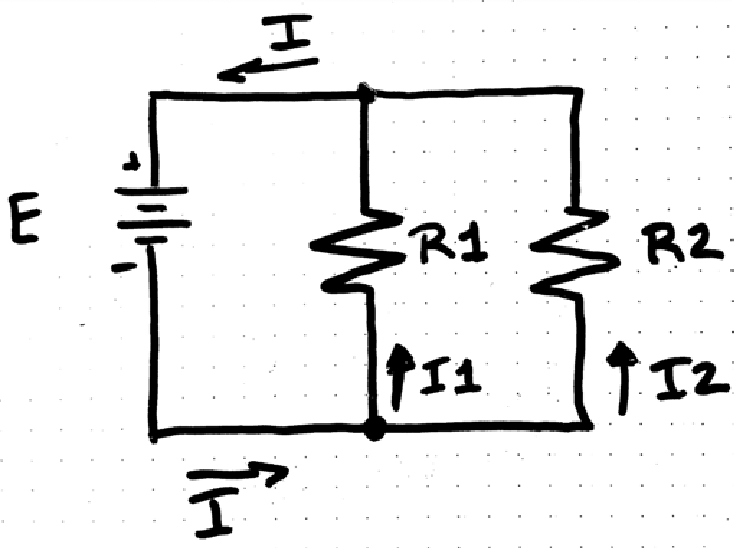
#> input picture Project/hand.png, 734 x 548 px
$ python hough_prob.py Project/hand.png
#> lines starting #> are read from the running program, lines starting #| are printed output that depends on the picture; after the words box and inside, x2 and y2 are one past the last pixel; in counts of white or black regions, pixels touching at a corner belong together
#> in main, image is the input picture: shape (548, 734, 3); min 0, max 255, mean 233
import cv2
import sys
import numpy as np
import math
from sklearn.cluster import DBSCAN

import numpy as np

def find_intersection_points(lines):
    intersection_points = []
    for i in range(len(lines)):
        for j in range(i + 1, len(lines)):
            line1 = lines[i]
            line2 = lines[j]
            denominator = (
                (line2[1][1] - line2[0][1]) * (line1[1][0] - line1[0][0])
                - (line2[1][0] - line2[0][0]) * (line1[1][1] - line1[0][1])
            )
            if denominator != 0:  # Checking if lines are not almost parallel
                intersection = [
                    (
                        (line2[1][0] - line2[0][0])
                        * (line1[1][0] * line1[0][1] - line1[0][0] * line1[1][1])
                        - (line1[1][0] - line1[0][0])
                        * (line2[1][0] * line2[0][1] - line2[0][0] * line2[1][1])
                    )
                    / denominator,
                    (
                        (line1[0][1] - line1[1][1])
                        * (line2[1][0] * line2[0][1] - line2[0][0] * line2[1][1])
                        - (line2[0][1] - line2[1][1])
                        * (line1[1][0] * line1[0][1] - line1[0][0] * line1[1][1])
                    )
                    / denominator,
                ]
                intersection = np.array(intersection)
                if np.all(0 <= intersection) and np.all(intersection <= 1000):
                    intersection_points.append(intersection.astype(int))

    return np.array(intersection_points) if intersection_points else None


def find_significant_nodes(intersection_points):
    clustering = DBSCAN(eps=8, min_samples=4).fit(intersection_points)
    labels = clustering.labels_
    unique_labels = set(labels)

    significant_nodes = []
    for label in unique_labels:
        if label != -1:  # Excluding noise points
            cluster = intersection_points[labels == label]
            significant_node = np.mean(cluster, axis=0)
            significant_nodes.append(significant_node)

    return significant_nodes

# Canny edge detection function
def canny_edge_detection(image, threshold1, threshold2):
    # Grayscale conversion
#> called with threshold1 = 50, threshold2 = 150
    gray_image = cv2.cvtColor(image, cv2.COLOR_BGR2GRAY)

    # Gaussian Blur
    blurred = cv2.GaussianBlur(gray_image, (5, 5), 0)
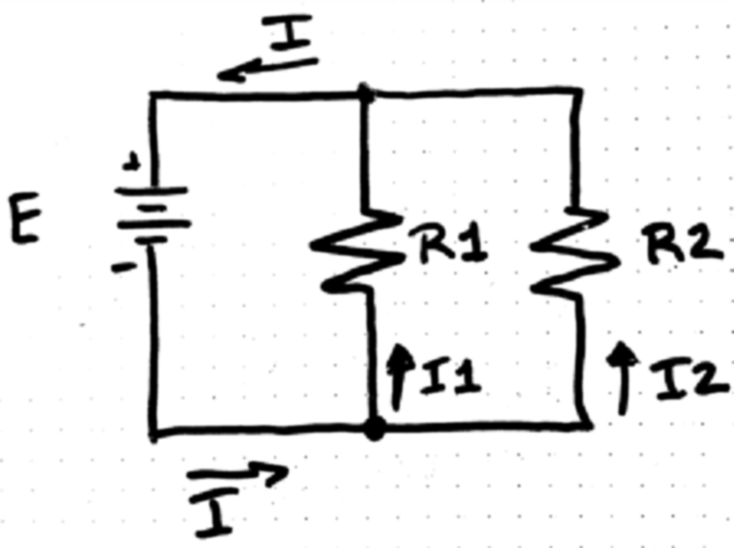
#> blurred: shape (548, 734); min 0, max 255, mean 233

    # Canny edge detection
    edges = cv2.Canny(blurred, threshold1, threshold2)
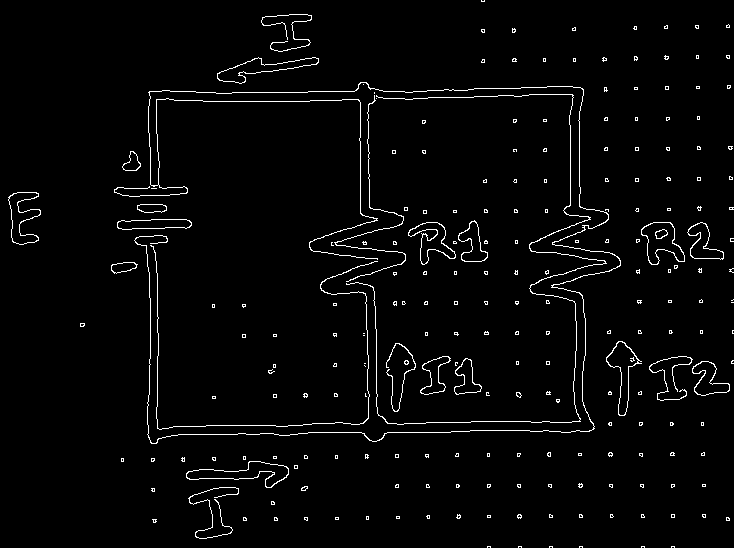
#> edges: shape (548, 734); 2.6% white in thin lines or dots
    return edges

# Probabilistic Hough Transform function
def probabilistic_hough_transform(image_edges, threshold, min_line_length, max_line_gap):
#> called with threshold = 100, min_line_length = 50, max_line_gap = 10
    lines = []  # Store detected lines [(x1, y1, x2, y2), ...]

    height, width = image_edges.shape[:2]
#> height = 548; width = 734

    # Voting space parameters
    rho_max = int(math.hypot(height, width))
#> rho_max = 916
    theta_max = 180
    accumulator = np.zeros((2 * rho_max, theta_max), dtype=np.uint8)

    edge_points = np.argwhere(image_edges > 0)  # Get edge points
#> edge_points = 10385 pairs, first value 0 to 547, second value 8 to 733

    # Perform voting for lines
    for y, x in edge_points:
        for theta in range(theta_max):
            rho = int(x * math.cos(math.radians(theta)) + y * math.sin(math.radians(theta)))
            accumulator[rho, theta] += 1  # Accumulate votes
#> this loop made 10385 passes
#> (y, x) on passes 1 to 3: (0, 481), (0, 484), (1, 481)
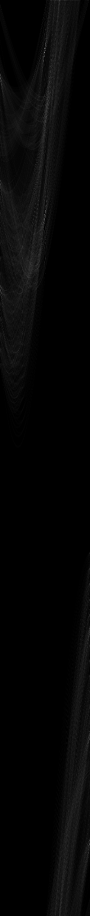
#> accumulator: shape (1832, 180) (shown at 1/2 size); min 0, max 198, mean 5.7

    # Threshold accumulator to find lines
    for rho in range(accumulator.shape[0]):
        for theta in range(accumulator.shape[1]):
            if accumulator[rho, theta] > threshold:
                a = math.cos(math.radians(theta))
                b = math.sin(math.radians(theta))
                x0 = a * rho
                y0 = b * rho
                x1 = int(x0 + 1000 * (-b))
                y1 = int(y0 + 1000 * (a))
                x2 = int(x0 - 1000 * (-b))
                y2 = int(y0 - 1000 * (a))
                lines.append(((x1, y1), (x2, y2)))  # Store line endpoints
#> after the loop, lines = 29 items

    return lines

def main(argv):
    # Load the input image
    image = cv2.imread('Project/hand.png')

    edges = canny_edge_detection(image, 50, 150)

    # Perform Probabilistic Hough Transform
    threshold = 100  # Minimum number of votes to consider a line
    min_line_length = 50  # Minimum length of a line
    max_line_gap = 10  # Maximum allowed gap between line segments to treat them as a single line

    lines = probabilistic_hough_transform(edges, threshold, min_line_length, max_line_gap)
#> lines = 29 items

    # Find intersection points from detected lines
    intersection_points = find_intersection_points(lines)
#> the loop in find_intersection_points, `for i in range(len(lines)):` made 29 passes
#> after the loop in find_intersection_points, `for i in range(len(lines)):`: intersection_points = 191 pairs, first value 0 to 948, second value 78 to 436

    # Find significant nodes using DBSCAN
    significant_nodes = find_significant_nodes(intersection_points)
#> in find_significant_nodes, `labels = clustering.labels_`: labels = 191 values, max 5 at index 173, min -1 at index 0, mean 1.14
#> in find_significant_nodes, `unique_labels = set(labels)`: unique_labels = 7 items
#> the loop in find_significant_nodes, `for label in unique_labels:` made 7 passes
#> significant_node on passes 1 to 6: [153, 97], [362.8, 94.48], [578.9, 92.2], [151.1, 429.8], [363.7, 427.4], [576, 424.3]
#> label on pass 7: -1
#> after the loop in find_significant_nodes, `for label in unique_labels:`: significant_nodes = [[153, 97], [362.8, 94.48], [578.9, 92.2], [151.1, 429.8], [363.7, 427.4], [576, 424.3]]


    display_image = image.copy()

    # Draw detected lines
    for line in lines:
        cv2.line(display_image, line[0], line[1], (0, 255, 0), 2)
#> this loop made 29 passes
#> line on passes 1 to 12: ((-1001, 69), (998, 104)), ((-1000, 91), (1000, 90)), ((-1000, 92), (1000, 91)), ((-998, 113), (1001, 78)), ((-1001, 78), (998, 113)), ((-998, 114), (1001, 79)), ((-1000, 101), (1000, 100)), ((-998, 121), (1001, 86)), ((-995, 139), (1003, 70)), ((-998, 122), (1001, 87)), ((-995, 145), (1003, 76)), ((-995, 146), (1003, 77))
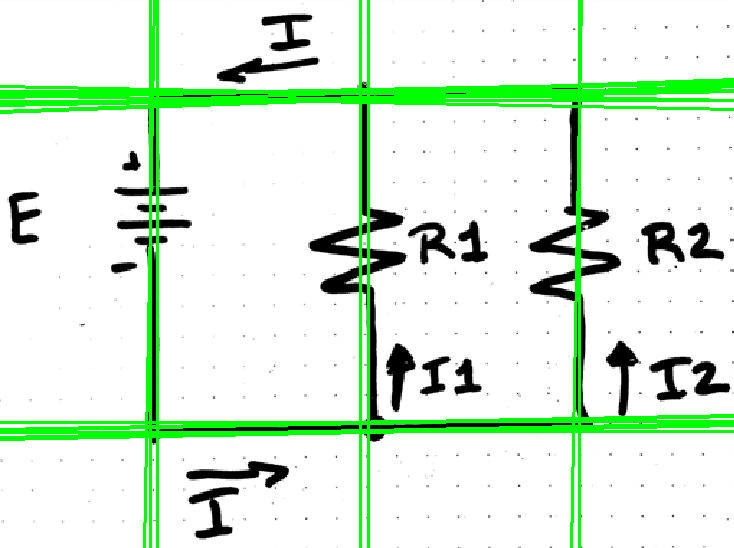
#> display_image: shape (548, 734, 3); 8.13% of pixels changed, all inside (x1, y1, x2, y2) = (0, 0, 734, 548)

    # Draw intersection points
    if intersection_points is not None:
        for point in intersection_points:
            cv2.circle(display_image, (int(point[0]), int(point[1])), 5, (0, 0, 255), -1)
#> this loop made 191 passes
#> point on passes 1 to 3: [220, 90], [276, 91], [257, 91]
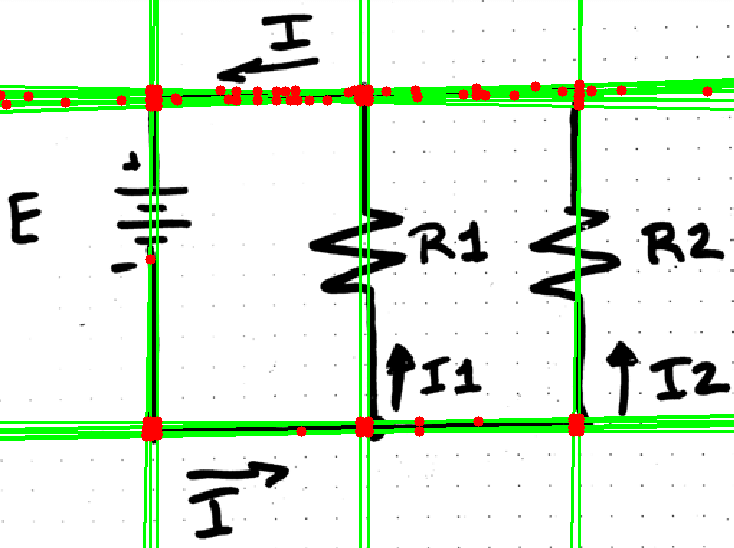
#> display_image: shape (548, 734, 3); 1.35% of pixels changed, all inside (x1, y1, x2, y2) = (0, 79, 713, 442)

    # Draw significant nodes (with smaller radius)
    if significant_nodes:
        for node in significant_nodes:
            cv2.circle(display_image, (int(node[0]), int(node[1])), 3, (255, 0, 0), -1)
            print(f"Significant Node at: ({int(node[0])}, {int(node[1])})")
#> this loop made 6 passes
#| Significant Node at: (153, 97)
#| Significant Node at: (362, 94)
#| Significant Node at: (578, 92)
#| Significant Node at: (151, 429)
#| Significant Node at: (363, 427)
#| Significant Node at: (576, 424)
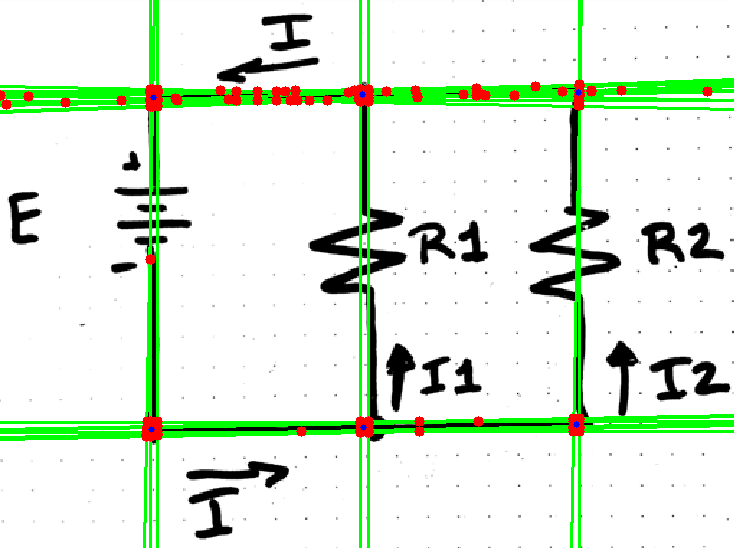
#> display_image: shape (548, 734, 3); 0.04% of pixels changed, all inside (x1, y1, x2, y2) = (148, 89, 582, 433)

    # Display the combined image
    cv2.imshow('Detected nodes and lines', display_image)
    cv2.waitKey(0)
    cv2.destroyAllWindows()

if __name__ == "__main__":
    main(sys.argv[1:])

$ run again, with Project/line3.png copied over Project/hand.png
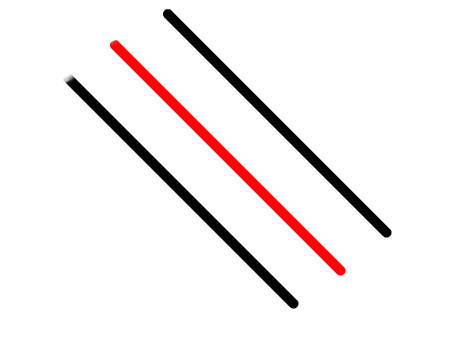
#> input picture Project/line3.png, 474 x 349 px
#> in main, image is the input picture: shape (349, 474, 3); mean B, G, R 240.4, 240.4, 245.1
#> in canny_edge_detection, `edges = cv2.Canny(blurred, threshold1, threshold2)`:
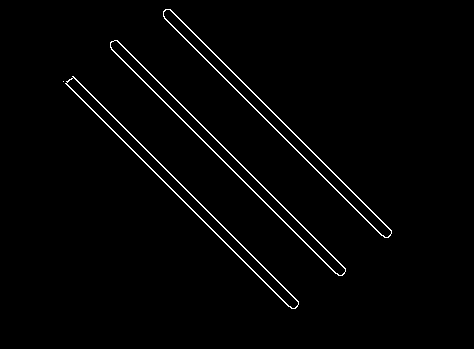
#> edges: shape (349, 474); 1.7% white in thin lines or dots, all inside (x1, y1, x2, y2) = (63, 9, 392, 309)
#> edge_points = 2777 pairs, first value 9 to 308, second value 63 to 391
#> the loop in probabilistic_hough_transform, `for y, x in edge_points:` made 2777 passes
#> (y, x) on passes 1 to 3: (9, 165), (9, 166), (9, 167)
#> after the loop in probabilistic_hough_transform, `for rho in range(accumulator.shape[0]):`: lines = [((-694, -719), (694, 719)), ((-708, -705), (705, 708)), ((-715, -698), (698, 715)), ((-1458, 44), (-44, 1458)), ((-1465, 51), (-51, 1465)), ((-1500, 86), (-86, 1500)), ((-1501, 86), (-86, 1501)), ((-1507, 93), (-93, 1507)), ((-1508, 94), (-94, 1508))]
#> the loop in find_intersection_points, `for i in range(len(lines)):` made 9 passes
#> after the loop in find_intersection_points, `for i in range(len(lines)):`: intersection_points = [[83, 86], [471, 488]]
#> labels = [-1, -1]
#> unique_labels = 1 item
#> the loop in find_significant_nodes, `for label in unique_labels:` made 1 pass
#> label on pass 1: -1
#> after the loop in find_significant_nodes, `for label in unique_labels:`: significant_nodes = []
#> the loop in main, `for line in lines:` made 9 passes
#> line on passes 1 to 8: ((-694, -719), (694, 719)), ((-708, -705), (705, 708)), ((-715, -698), (698, 715)), ((-1458, 44), (-44, 1458)), ((-1465, 51), (-51, 1465)), ((-1500, 86), (-86, 1500)), ((-1501, 86), (-86, 1501)), ((-1507, 93), (-93, 1507))
#> after the loop in main, `for line in lines:`:
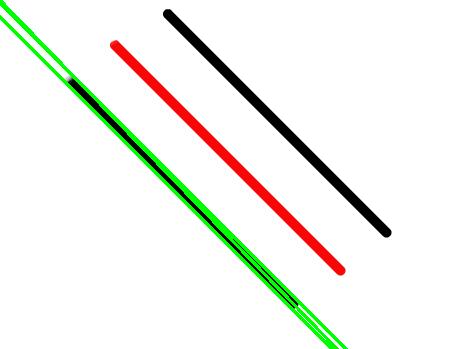
#> display_image: shape (349, 474, 3); 2.64% of pixels changed, all inside (x1, y1, x2, y2) = (0, 0, 348, 349)
#> the loop in main, `for point in intersection_points:` made 2 passes

$ run again, with Project/line4.png copied over Project/hand.png
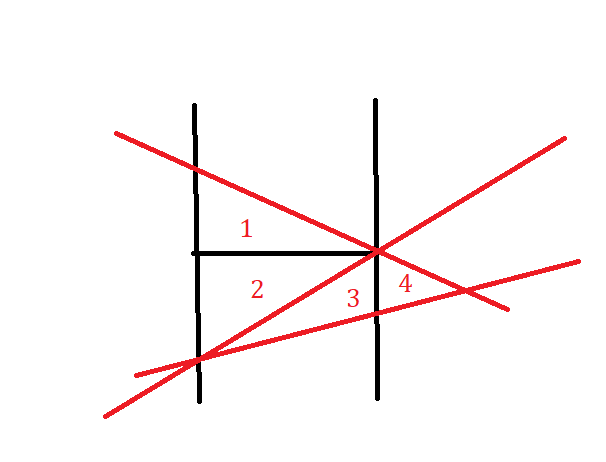
#> input picture Project/line4.png, 606 x 462 px
#> in main, image is the input picture: shape (462, 606, 3); mean B, G, R 245.9, 245.7, 251.1
#> in canny_edge_detection, `edges = cv2.Canny(blurred, threshold1, threshold2)`:
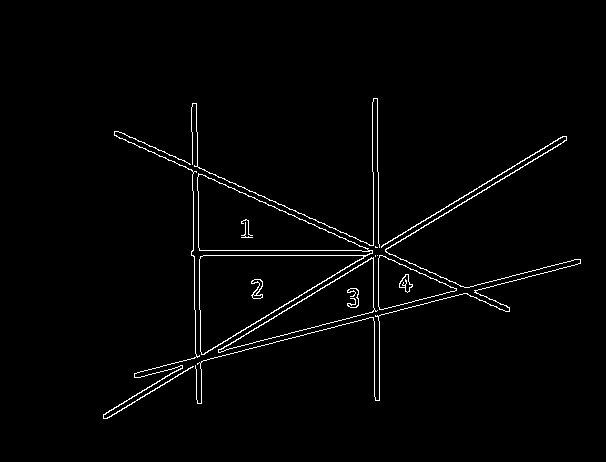
#> edges: shape (462, 606); 1.8% white in thin lines or dots, all inside (x1, y1, x2, y2) = (103, 98, 581, 419)
#> edge_points = 4945 pairs, first value 98 to 418, second value 103 to 580
#> the loop in probabilistic_hough_transform, `for y, x in edge_points:` made 4945 passes
#> (y, x) on passes 1 to 3: (98, 373), (98, 374), (98, 375)
#> after the loop in probabilistic_hough_transform, `for rho in range(accumulator.shape[0]):`: lines = 42 items
#> the loop in find_intersection_points, `for i in range(len(lines)):` made 42 passes
#> after the loop in find_intersection_points, `for i in range(len(lines)):`: intersection_points = 582 pairs, first value 29 to 774, second value 15 to 446
#> labels = 582 values, max 11 at index 533, min -1 at index 0, mean 2.99
#> unique_labels = 13 items
#> the loop in find_significant_nodes, `for label in unique_labels:` made 13 passes
#> (cluster, significant_node) on pass 5: ([[636, 249], [640, 249], [644, 249], [645, 242]], [641.2, 247.2])
#> after the loop in find_significant_nodes, `for label in unique_labels:`: significant_nodes = [[465.4, 289.3], [376.1, 250.8], [619.9, 250.7], [597.9, 253.9], [641.2, 247.2], [374.5, 312.8], [199.3, 357.6], [322.2, 280], [412.4, 228.7], [300.6, 296.6], [451.2, 206.7], [245.8, 327.8]]
#> the loop in main, `for line in lines:` made 42 passes
#> line on passes 1 to 8: ((-935, -360), (877, 484)), ((-942, -340), (884, 472)), ((-943, -340), (883, 473)), ((-944, -336), (882, 477)), ((-945, -335), (881, 477)), ((-1000, 250), (1000, 249)), ((-1000, 255), (1000, 254)), ((373, 1000), (373, -1000))
#> the loop in main, `for point in intersection_points:` made 582 passes
#> point on passes 1 to 3: [160, 150], [211, 174], [427, 274]
#> the loop in main, `for node in significant_nodes:` made 12 passes
#> (printed output is left out)
#> after the loop in main, `for node in significant_nodes:`:
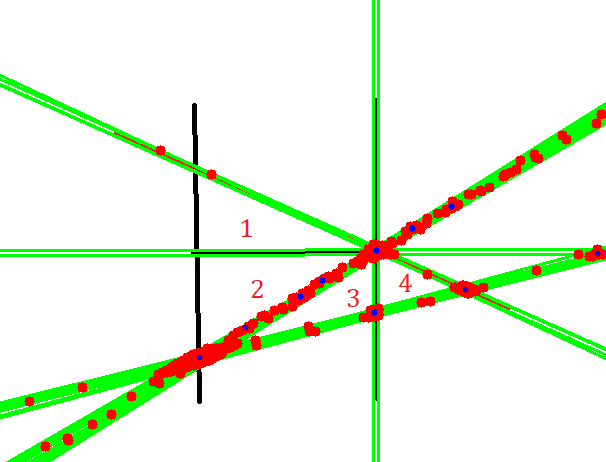
#> display_image: shape (462, 606, 3); mean B, G, R 225.4, 244.8, 233

$ run again, with Project/circuitimg.jpg saved as Project/hand.png
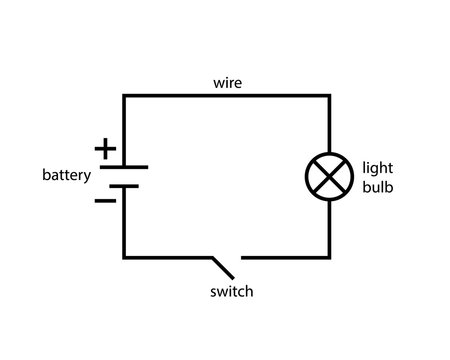
#> input picture Project/circuitimg.jpg, 450 x 360 px
#> in main, image is the input picture: shape (360, 450, 3); min 0, max 255, mean 248
#> in canny_edge_detection, `edges = cv2.Canny(blurred, threshold1, threshold2)`:
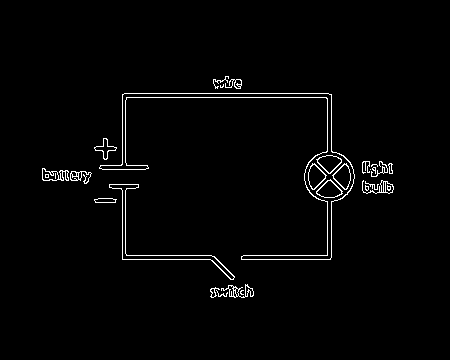
#> edges: shape (360, 450); 1.9% white in thin lines or dots, all inside (x1, y1, x2, y2) = (42, 76, 394, 298)
#> edge_points = 3054 pairs, first value 76 to 297, second value 42 to 393
#> the loop in probabilistic_hough_transform, `for y, x in edge_points:` made 3054 passes
#> (y, x) on passes 1 to 3: (76, 225), (76, 226), (76, 227)
#> after the loop in probabilistic_hough_transform, `for rho in range(accumulator.shape[0]):`: lines = [((-1000, 93), (1000, 92)), ((-1000, 97), (1000, 96)), ((122, 1000), (122, -1000)), ((125, 1000), (125, -1000)), ((-1000, 255), (1000, 254)), ((-1000, 259), (1000, 258)), ((327, 1000), (327, -1000)), ((331, 1000), (331, -1000))]
#> the loop in find_intersection_points, `for i in range(len(lines)):` made 8 passes
#> after the loop in find_intersection_points, `for i in range(len(lines)):`: intersection_points = [[122, 92], [125, 92], [327, 92], [331, 92], [122, 96], [125, 96], [327, 96], [331, 96], [122, 254], [122, 258], [125, 254], [125, 258], [327, 254], [331, 254], [327, 258], [331, 258]]
#> in main, `intersection_points = find_intersection_points(lines)`: intersection_points = 16 rows, first 8: [122, 92], [125, 92], [327, 92], [331, 92], [122, 96], [125, 96], [327, 96], [331, 96]
#> labels = [0, 0, 1, 1, 0, 0, 1, 1, 2, 2, 2, 2, 3, 3, 3, 3]
#> unique_labels = 4 items
#> the loop in find_significant_nodes, `for label in unique_labels:` made 4 passes
#> (cluster, significant_node) on passes 1 to 4: ([[122, 92], [125, 92], [122, 96], [125, 96]], [123.5, 94]), ([[327, 92], [331, 92], [327, 96], [331, 96]], [329, 94]), ([[122, 254], [122, 258], [125, 254], [125, 258]], [123.5, 256]), ([[327, 254], [331, 254], [327, 258], [331, 258]], [329, 256])
#> after the loop in find_significant_nodes, `for label in unique_labels:`: significant_nodes = [[123.5, 94], [329, 94], [123.5, 256], [329, 256]]
#> the loop in main, `for line in lines:` made 8 passes
#> line on passes 1 to 8: ((-1000, 93), (1000, 92)), ((-1000, 97), (1000, 96)), ((122, 1000), (122, -1000)), ((125, 1000), (125, -1000)), ((-1000, 255), (1000, 254)), ((-1000, 259), (1000, 258)), ((327, 1000), (327, -1000)), ((331, 1000), (331, -1000))
#> the loop in main, `for point in intersection_points:` made 16 passes
#> after the loop in main, `for point in intersection_points:`:
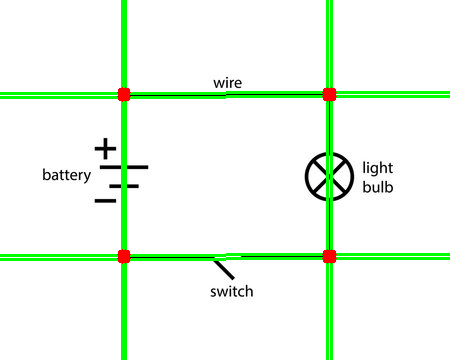
#> display_image: shape (360, 450, 3); mean B, G, R 235.8, 250.1, 236.8
#> the loop in main, `for node in significant_nodes:` made 4 passes
#> (printed output is left out)
